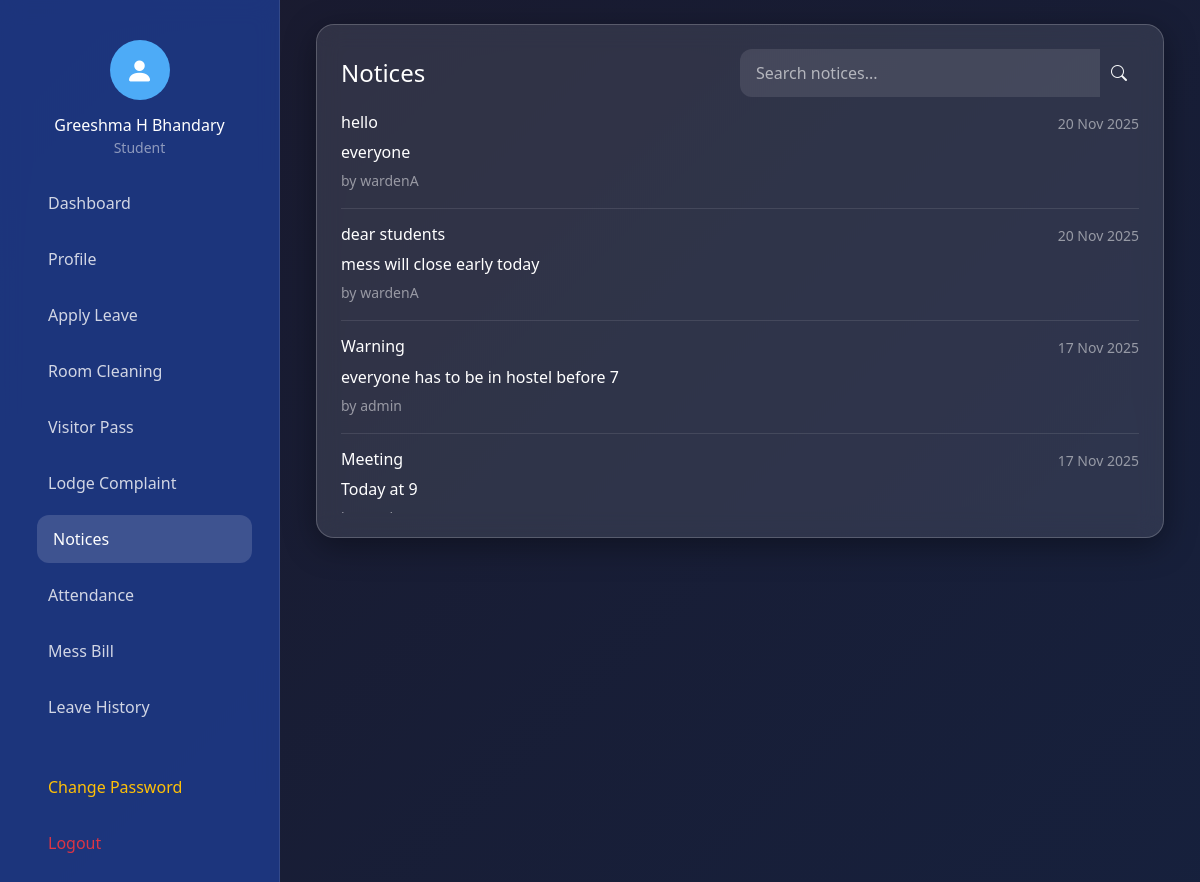
/dashboards/student.php?section=notices (signed in), run on the app's committed database.
### tables this page shows
CREATE TABLE `students` (
  `id` int(11) NOT NULL,
  `user_id` int(11) NOT NULL,
  `name` varchar(100) NOT NULL,
  `phone` varchar(15) DEFAULT NULL,
  `email` varchar(100) DEFAULT NULL,
  `dob` date DEFAULT NULL,
  `address` text DEFAULT NULL,
  `register_no` varchar(20) NOT NULL,
  `room_no` varchar(10) DEFAULT NULL,
  `block` varchar(10) DEFAULT NULL,
  `year` varchar(10) DEFAULT NULL,
  `branch` varchar(50) DEFAULT NULL,
  `mess_balance` decimal(10,2) DEFAULT 25000.00,
  `fee_status` enum('paid','not_paid') DEFAULT 'not_paid',
  `fee_paid_by` int(11) DEFAULT NULL,
  `fee_paid_at` datetime DEFAULT NULL,
  `semester_mess_balance` decimal(10,2) DEFAULT 25000.00,
  `semester_rent` decimal(10,2) DEFAULT 50000.00
);

CREATE TABLE `notices` (
  `id` int(11) NOT NULL,
  `title` varchar(100) NOT NULL,
  `content` text NOT NULL,
  `posted_by` int(11) NOT NULL,
  `block` varchar(10) DEFAULT NULL,
  `posted_at` timestamp NOT NULL DEFAULT current_timestamp(),
  `visible_to` enum('all','students','wardens') DEFAULT 'all',
  `target_audience` varchar(20) DEFAULT 'both'
);

CREATE TABLE `users` (
  `id` int(11) NOT NULL,
  `username` varchar(50) NOT NULL,
  `password` varchar(255) NOT NULL,
  `role` enum('student','warden','office') NOT NULL,
  `first_login` tinyint(1) DEFAULT 1,
  `created_at` timestamp NOT NULL DEFAULT current_timestamp(),
  `security_question` varchar(255) DEFAULT 'What is your mother''s maiden name?',
  `security_answer` varchar(255) DEFAULT NULL
);

### dashboards/student.php (the view, shortened to what this page needs)
<?php
include '../includes/db.php';
$stmt = $pdo->prepare("
    SELECT s.*, u.username
    FROM students s
    JOIN users u ON s.user_id = u.id
    WHERE s.user_id = ?
");
$stmt->execute([$_SESSION['user_id']]);
$student = $stmt->fetch();
$active_section = $_GET['section'] ?? 'dashboard';
$notice_filter = $_GET['notice_search'] ?? '';
try {
    $pdo->query("SELECT target_audience FROM notices LIMIT 1");
} catch (PDOException $e) {
    $pdo->exec("ALTER TABLE notices ADD COLUMN target_audience VARCHAR(20) DEFAULT 'both'");
}
$sql = "SELECT n.*, u.username FROM notices n JOIN users u ON n.posted_by = u.id WHERE (n.target_audience IN ('both', 'students') OR n.target_audience IS NULL)";
$params = [];
$sql .= " ORDER BY n.posted_at DESC";
$stmt = $pdo->prepare($sql);
$stmt->execute($params);
$notices = $stmt->fetchAll();
function url_with_section($section = null, $extra = []) {
    $params = $extra;
    if ($section !== null) {
        $params['section'] = $section;
    } elseif (isset($_GET['section'])) {
        $params['section'] = $_GET['section'];
    }
    return $params ? '?' . http_build_query($params) : '?';
}
?>
<!DOCTYPE html>
<html lang="en">
<head>
    <link href="https://cdn.jsdelivr.net/npm/bootstrap@5.3.3/dist/css/bootstrap.min.css" rel="stylesheet">
    <link href="https://cdn.jsdelivr.net/npm/bootstrap-icons@1.11.3/font/bootstrap-icons.min.css" rel="stylesheet">
    <link rel="stylesheet" href="../assets/css/style.css">
</head>
<body class="dashboard-bg">
<div class="sidebar">
    <div class="p-3 text-center">
        <div class="logo-circle mx-auto mb-3">
            <i class="bi bi-person-fill text-white fs-3"></i>
        </div>
        <h6 class="text-white mb-0"><?= htmlspecialchars($student['name']) ?></h6>
        <small class="text-white-50">Student</small>
    </div>
    <div class="nav-container">
        <ul class="nav flex-column">
            <li class="nav-item">
                <a href="?" class="nav-link <?= $active_section=='dashboard'?'active':'' ?>" data-section="dashboard">
                    Dashboard
                </a>
            </li>
            <li class="nav-item"><a href="<?= url_with_section('profile') ?>" class="nav-link <?= $active_section=='profile'?'active':'' ?>" data-section="profile">Profile</a></li>
            <li class="nav-item"><a href="<?= url_with_section('leave') ?>" class="nav-link <?= $active_section=='leave'?'active':'' ?>" data-section="leave">Apply Leave</a></li>
            <li class="nav-item"><a href="<?= url_with_section('cleaning') ?>" class="nav-link <?= $active_section=='cleaning'?'active':'' ?>" data-section="cleaning">Room Cleaning</a></li>
            <li class="nav-item"><a href="<?= url_with_section('visitor') ?>" class="nav-link <?= $active_section=='visitor'?'active':'' ?>" data-section="visitor">Visitor Pass</a></li>
            <li class="nav-item"><a href="<?= url_with_section('complaint') ?>" class="nav-link <?= $active_section=='complaint'?'active':'' ?>" data-section="complaint">Lodge Complaint</a></li>
            <li class="nav-item"><a href="<?= url_with_section('notices') ?>" class="nav-link <?= $active_section=='notices'?'active':'' ?>" data-section="notices">Notices</a></li>
            <li class="nav-item"><a href="<?= url_with_section('attendance') ?>" class="nav-link <?= $active_section=='attendance'?'active':'' ?>" data-section="attendance">Attendance</a></li>
            <li class="nav-item"><a href="<?= url_with_section('messbill') ?>" class="nav-link <?= $active_section=='messbill'?'active':'' ?>" data-section="messbill">Mess Bill</a></li>
            <li class="nav-item"><a href="<?= url_with_section('leavehistory') ?>" class="nav-link <?= $active_section=='leavehistory'?'active':'' ?>" data-section="leavehistory">Leave History</a></li>
            <li class="nav-item mt-4">
                <a href="#" class="nav-link text-warning" data-bs-toggle="modal" data-bs-target="#changePasswordModal">
                    Change Password
                </a>
            </li>
            <li class="nav-item">
                <a href="../logout.php" class="nav-link text-danger">Logout</a>
            </li>
        </ul>
    </div>
</div>
<div class="main-content p-4">
    <div class="container-fluid">
        <div id="notices" class="content-section <?= $active_section=='notices'?'active':'' ?>" style="display: <?= $active_section=='notices'?'block':'none' ?>;">
            <div class="glass-card p-4">
                <div class="d-flex justify-content-between align-items-center mb-3">
                    <h4 class="text-white mb-0">Notices</h4>
                    <form method="GET" action="" class="w-50">
                        <div class="input-group">
                            <input type="text" name="notice_search" class="form-control glass-input border-0"
                                   placeholder="Search notices..." value="<?= htmlspecialchars($notice_filter) ?>">
                            <button type="submit" class="btn btn-outline-light border-0">
                                <i class="bi bi-search"></i>
                            </button>
                        </div>
                    </form>
                </div>
                <div style="max-height: 400px; overflow-y: auto;">
                    <?php if ($notices): ?>
                        <?php foreach ($notices as $n): ?>
                            <div class="border-bottom border-white border-opacity-10 pb-3 mb-3">
                                <div class="d-flex justify-content-between">
                                    <h6 class="text-white"><?= htmlspecialchars($n['title']) ?></h6>
                                    <small class="text-white-50"><?= date('d M Y', strtotime($n['posted_at'])) ?></small>
                                </div>
                                <p class="text-white-75 mb-1"><?= nl2br(htmlspecialchars($n['content'])) ?></p>
                                <small class="text-white-50">by <?= htmlspecialchars($n['username']) ?></small>
                            </div>
                        <?php endforeach; ?>
                    <?php else: ?>
                        <p class="text-center text-white-50">No notices found.</p>
                    <?php endif; ?>
                </div>
            </div>
        </div>
    </div>
</div>
</body>
</html>

### assets/css/style.css (style rules this page uses)
.glass-card { background: rgba(255, 255, 255, 0.08); backdrop-filter: blur(14px); -webkit-backdrop-filter: blur(14px); border: 1px solid rgba(255, 255, 255, 0.15); border-radius: 20px; box-shadow: 0 8px 32px rgba(0, 0, 0, 0.37); }
.glass-input { background: rgba(255, 255, 255, 0.1); border: 1px solid rgba(255, 255, 255, 0.2); color: white; border-radius: 12px; padding: 0.75rem 1rem; transition: all 0.3s; }
.glass-input::placeholder { color: rgba(255, 255, 255, 0.6); }
.dashboard-bg { background: linear-gradient(135deg, #1a1a2e, #16213e); min-height: 100vh; color: white; }
.sidebar { position: fixed; top: 0; left: 0; width: 280px; height: 100vh; background: rgba(30, 58, 138, 0.8); backdrop-filter: blur(10px); padding: 1.5rem 1rem; border-right: 1px solid rgba(255,255,255,0.1); z-index: 1000; }
.logo-circle { width: 60px; height: 60px; background: #4dabf7; border-radius: 50%; display: flex; align-items: center; justify-content: center; }
.nav-link { color: rgba(255,255,255,0.8); padding: 0.75rem 1rem; border-radius: 12px; margin: 0.3rem 0; transition: all 0.3s; display: flex; align-items: center; }
.nav-link:hover, .nav-link.active { background: rgba(255,255,255,0.15); color: white; transform: translateX(5px); }
.main-content { margin-left: 280px; padding: 2rem; }
.welcome-card, .service-card, .glass-card { background: rgba(255, 255, 255, 0.1); backdrop-filter: blur(12px); border: 1px solid rgba(255, 255, 255, 0.2); border-radius: 18px; transition: transform 0.3s; }
.sidebar .nav-container { flex: 1; overflow-y: auto; padding: 0 1rem; -ms-overflow-style: none; scrollbar-width: none; }
.sidebar { position: fixed; top: 0; left: 0; width: 280px; height: 100vh; background: rgba(30, 58, 138, 0.85); backdrop-filter: blur(12px); border-right: 1px solid rgba(255,255,255,0.1); display: flex; flex-direction: column; z-index: 1000; }
.sidebar .nav-link { color: rgba(255,255,255,0.8); padding: 0.75rem 1rem; border-radius: 12px; margin: 0.25rem 0; transition: all 0.3s; display: flex; align-items: center; }
.sidebar .nav-link:hover, .sidebar .nav-link.active { background: rgba(255,255,255,0.15); color: white; transform: translateX(5px); }
.main-content { margin-left: 280px; min-height: 100vh; }
.content-section { display: none; }
.content-section.active { display: block; }

### data on the page
students: name "Greeshma H Bhandary"
notices: title "hello", posted_at "20 Nov 2025", content "everyone", posted_by.username "wardenA"
notices: title "dear students", posted_at "20 Nov 2025", content "mess will close early today", posted_by.username "wardenA"
notices: title "Warning", posted_at "17 Nov 2025", content "everyone has to be in hostel before 7", posted_by.username "admin"
notices: title "Meeting", posted_at "17 Nov 2025", content "Today at 9"
